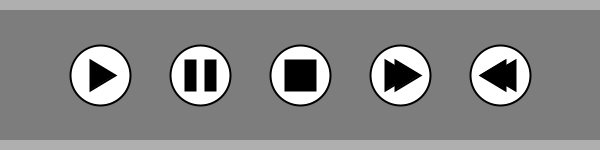
Frame 1 (no input)
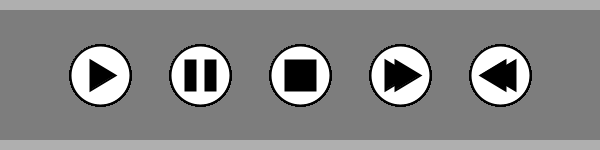
Frame 60 (the mouse pressed at the canvas centre just before this capture)
Frame 120 (the mouse held since frame 60 and released just before this capture): identical to frame 60, image omitted

The Processing sketch that drew these frames (run headless with seeded random() and noise(); from frame 60 on, the mouse is pressed at the canvas centre):

// Processing sketch: Lab_1a_Chal1
// ── Lab_1a_Chal1.pde
/**
 * Programming Lab 1a - Challenge 1 
 * by David Keane. 
 * 
 * Make a media control panel
 * 
 */
 


void setup() {
  size(600, 150);
  noStroke();
  background(175);
  // Panel
  fill(125);
  rect(0,10,600,130);
}

void draw() {
// Buttons
   stroke(0);
   strokeWeight(2);
   // Play
   fill(255);
   circle(100,75,60);
   fill(0);
   triangle(90,60,115,75,90,90);

   // Pause
   fill(255);
   circle(200,75,60);
   fill(0);
   rect(185,60,10,30);
   rect(205,60,10,30);
   
   // Stop
   fill(255);
   circle(300,75,60);
   fill(0);   
   square(285,60,30);
         
   // Fast Forward
   fill(255);
   circle(400,75,60);
   fill(0);
   triangle(385,60,410,75,385,90);
   triangle(395,60,420,75,395,90);
   
               
   // Rewind
   fill(255);
   circle(500,75,60);
   fill(0);
   triangle(505,60,480,75,505,90);
   triangle(515,60,490,75,515,90);
}
